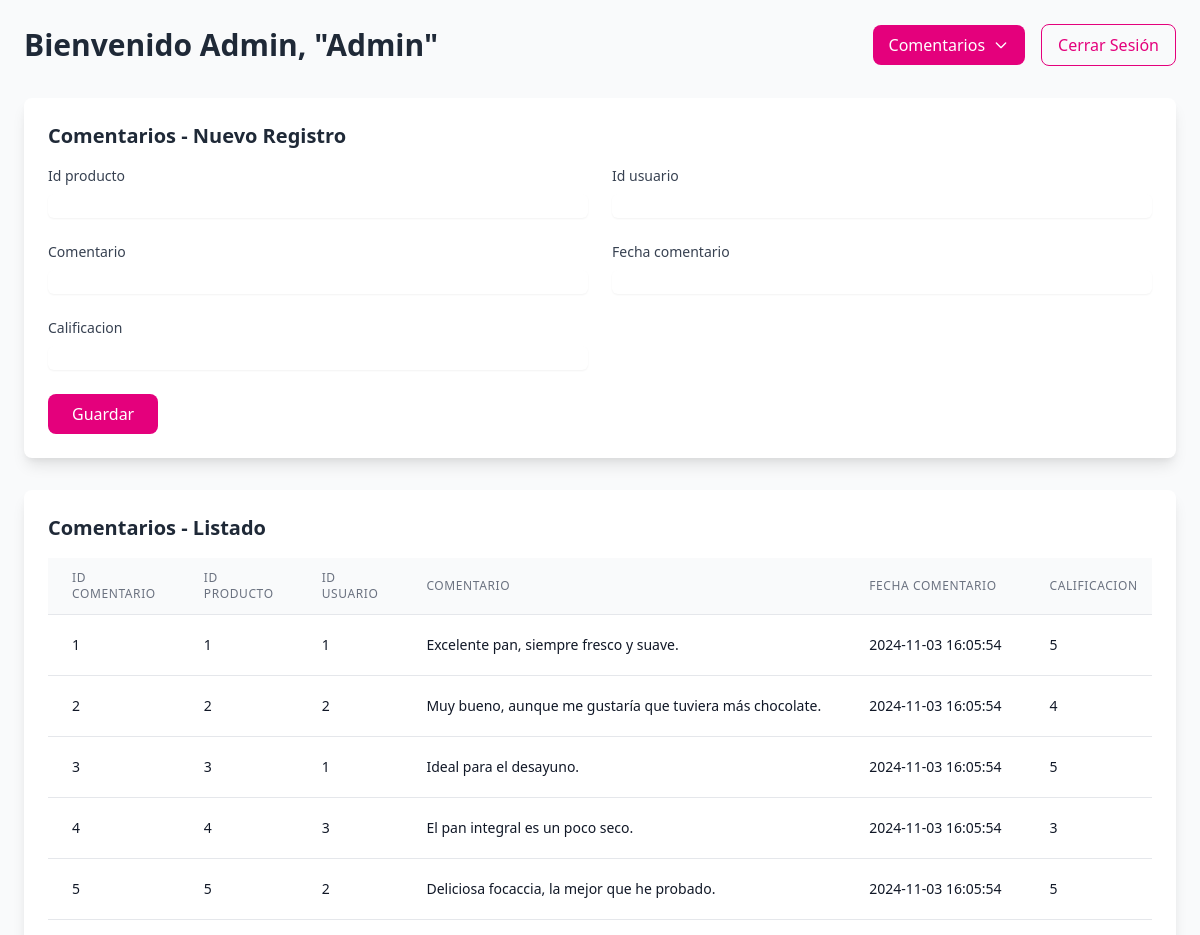
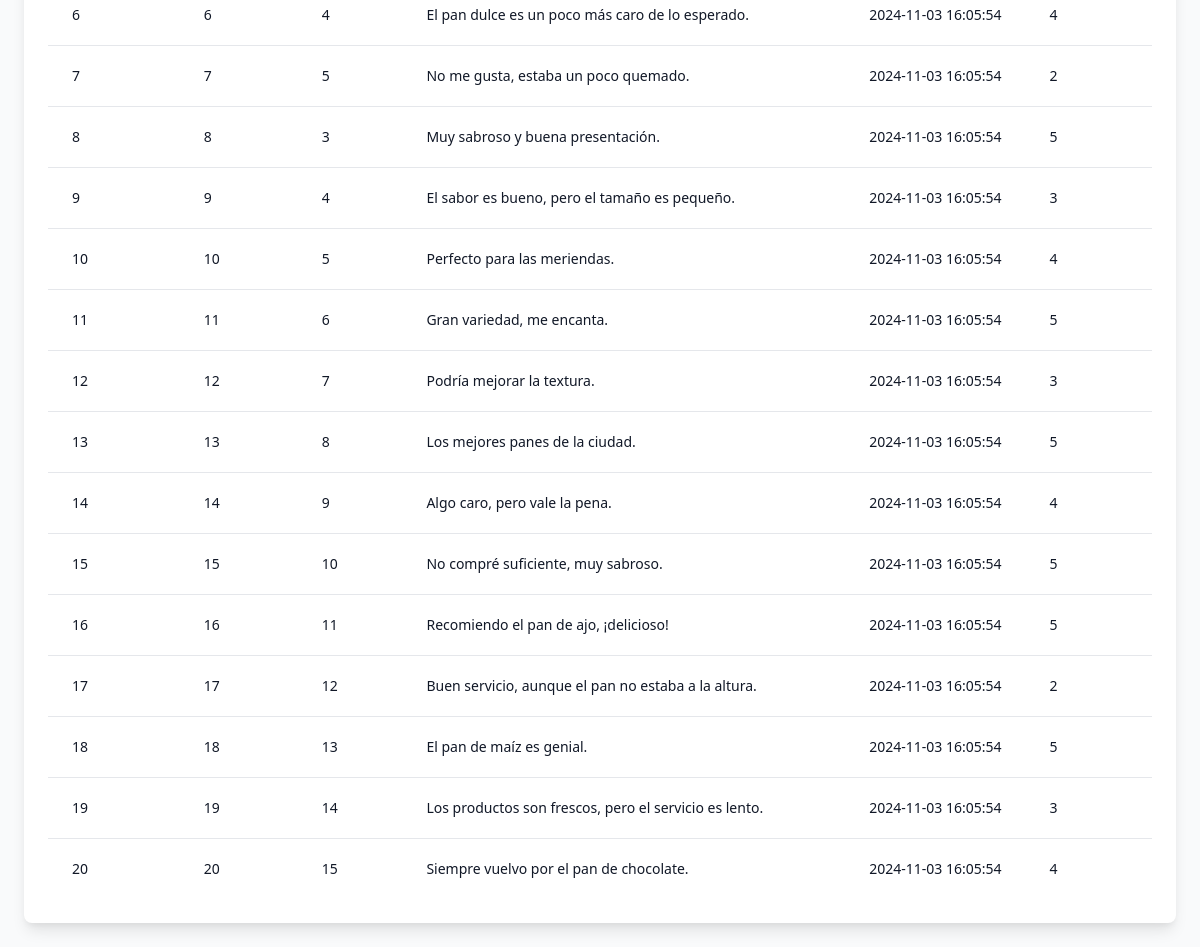
The page /empleado/dashboard.php?module=comentarios (signed in) on the database its author committed (2 pictures, top to bottom).
### tables this page shows
CREATE TABLE `comentarios` (
  `id_comentario` int(11) NOT NULL,
  `id_producto` int(11) DEFAULT NULL,
  `id_usuario` int(11) DEFAULT NULL,
  `comentario` text NOT NULL,
  `fecha_comentario` datetime DEFAULT current_timestamp(),
  `calificacion` int(11) DEFAULT NULL CHECK (`calificacion` between 1 and 5)
);

### empleado/dashboard.php (the view, shortened to what this page needs)
<!DOCTYPE html>
<html lang="es">
<head>
    <link href="https://cdnjs.cloudflare.com/ajax/libs/tailwindcss/2.2.19/tailwind.min.css" rel="stylesheet">
</head>
<body class="bg-gray-50">
    <?php
    require_once('../configuracion.php');
    try {
        $pdo = new PDO(
            "mysql:host=" . DB_HOST . ";dbname=" . DB_NAME . ";charset=utf8",
            DB_USER,
            DB_PASS,
            array(PDO::ATTR_ERRMODE => PDO::ERRMODE_EXCEPTION)
        );
    } catch (PDOException $e) {
        die("Error de conexión: " . $e->getMessage());
    }
    $empleado = $_SESSION['empleado'];
    $stmt = $pdo->query("SHOW TABLES");
    $tables = $stmt->fetchAll(PDO::FETCH_COLUMN);
    $modules = [];
    foreach ($tables as $table) {
        $stmt = $pdo->prepare("DESCRIBE $table");
        $stmt->execute();
        $fields = $stmt->fetchAll(PDO::FETCH_ASSOC);
        $fieldsArray = array_column($fields, 'Field');
        $labels = array_map(function ($field) {
            return ucfirst(str_replace('_', ' ', $field));
        }, $fieldsArray);
        $types = array_map(function ($field) {
            switch ($field) {
                case 'email':
                    return 'email';
                case 'password':
                case 'contrasena':
                    return 'password';
                case 'fecha':
                    return 'date';
                case 'telefono':
                    return 'tel';
                default:
                    return 'text';
            }
        }, $fieldsArray);
        $primaryKey = array_column($fields, 'Key');
        $primaryKeyField = $fieldsArray[array_search('PRI', $primaryKey)];
        $modules[$table] = [
            'table' => $table,
            'fields' => $fieldsArray,
            'labels' => $labels,
            'types' => $types,
            'primaryKey' => $primaryKeyField
        ];
    }
    $moduleToShow = $_GET['module'] ?? 'empleados';
    ?>
    <div class="min-h-screen p-6">
        <div class="max-w-7xl mx-auto">
            <div class="flex justify-between items-center mb-8">
                <h1 class="text-3xl font-bold text-gray-800">Bienvenido
                    <?php echo htmlspecialchars($empleado['puesto'] === 'admin' ? 'Admin' : 'Trabajador'); ?>,
                    "<?php echo htmlspecialchars($empleado['nombre']); ?>"
                </h1>
                <div class="flex items-center">
                    <div class="relative dropdown">
                        <button class="btn-primary px-4 py-2 rounded-lg flex items-center space-x-2" onclick="toggleDropdown(event)">
                            <span><?php echo ucfirst($moduleToShow); ?></span>
                            <svg class="w-4 h-4" fill="none" stroke="currentColor" viewBox="0 0 24 24">
                                <path stroke-linecap="round" stroke-linejoin="round" stroke-width="2"
                                    d="M19 9l-7 7-7-7" />
                            </svg>
                        </button>
                    </div>
                    <a href="logout.php" class="btn-outline px-4 py-2 rounded-lg ml-4">
                        Cerrar Sesión
                    </a>
                </div>
            </div>
            <div class="bg-white rounded-lg shadow-lg p-6 mb-8">
                <h2 class="text-xl font-semibold mb-4 text-gray-800">
                    <?php echo ucfirst($moduleToShow); ?> - Nuevo Registro
                </h2>
                <form action="" method="POST">
                    <div class="grid grid-cols-1 md:grid-cols-2 gap-6">
                        <?php foreach ($modules[$moduleToShow]['fields'] as $index => $field): ?>
                            <?php if ($field !== $modules[$moduleToShow]['primaryKey']): ?>
                                <div>
                                    <label class="block text-sm font-medium text-gray-700 mb-2">
                                        <?php echo $modules[$moduleToShow]['labels'][$index]; ?>
                                    </label>
                                    <input type="<?php echo $modules[$moduleToShow]['types'][$index]; ?>"
                                        name="<?php echo $field; ?>"
                                        class="w-full rounded-md border-gray-300 shadow-sm focus:border-primary focus:ring focus:ring-primary focus:ring-opacity-50"
                                        required>
                                </div>
                            <?php endif; ?>
                        <?php endforeach; ?>
                    </div>
                    <div class="mt-6">
                        <button type="submit" class="btn-primary px-6 py-2 rounded-lg">
                            Guardar
                        </button>
                    </div>
                </form>
            </div>
            <div class="bg-white rounded-lg shadow-lg p-6">
                <h2 class="text-xl font-semibold mb-4 text-gray-800">
                    <?php echo ucfirst($moduleToShow); ?> - Listado
                </h2>
                <div class="table-container overflow-x-auto">
                    <table class="min-w-full divide-y divide-gray-200">
                        <thead class="bg-gray-50">
                            <tr>
                                <?php foreach ($modules[$moduleToShow]['labels'] as $label): ?>
                                    <th
                                        class="px-6 py-3 text-left text-xs font-medium text-gray-500 uppercase tracking-wider">
                                        <?php echo htmlspecialchars($label); ?>
                                    </th>
                                <?php endforeach; ?>
                            </tr>
                        </thead>
                        <tbody class="bg-white divide-y divide-gray-200">
                            <?php
                            $stmt = $pdo->query("SELECT * FROM {$modules[$moduleToShow]['table']}");
                            while ($row = $stmt->fetch(PDO::FETCH_ASSOC)):
                                ?>
                                <tr class="hover:bg-gray-50">
                                    <?php foreach ($modules[$moduleToShow]['fields'] as $field): ?>
                                        <td class="px-6 py-4 whitespace-nowrap text-sm text-gray-900">
                                            <?php
                                            echo ($field === 'password' || $field === 'contrasena')
                                                ? '********'
                                                : htmlspecialchars($row[$field]);
                                            ?>
                                        </td>
                                    <?php endforeach; ?>
                                </tr>
                            <?php endwhile; ?>
                        </tbody>
                    </table>
                </div>
            </div>
        </div>
    </div>
</body>
</html>

### empleado/dashboard.php (style rules this page uses)
:root { --pink-100: #FFE5F3; --pink-200: #FFB3DC; --pink-300: #FF80C6; --pink-400: #FF4DAF; --pink-500: #E4007C; --pink-600: #B30061; --pink-700: #800046; --pink-800: #4D002A; --pink-900: #1A000E; }
.table-container { scrollbar-width: thin; scrollbar-color: var(--pink-500) #f3f4f6; }
.btn-primary { background-color: var(--pink-500); color: white; transition: all 0.2s; }
.btn-outline { border: 1px solid var(--pink-500); color: var(--pink-500); }

### rows shown on the page
comentarios: id_comentario "1", id_producto "1", id_usuario "1", comentario "Excelente pan, siempre fresco y suave.", fecha_comentario "2024-11-03 16:05:54", calificacion "5"
comentarios: id_comentario "2", id_producto "2", id_usuario "2", comentario "Muy bueno, aunque me gustaría que tuviera más chocolate.", fecha_comentario "2024-11-03 16:05:54", calificacion "4"
comentarios: id_comentario "3", id_producto "3", id_usuario "1", comentario "Ideal para el desayuno.", fecha_comentario "2024-11-03 16:05:54", calificacion "5"
comentarios: id_comentario "4", id_producto "4", id_usuario "3", comentario "El pan integral es un poco seco.", fecha_comentario "2024-11-03 16:05:54", calificacion "3"
comentarios: id_comentario "5", id_producto "5", id_usuario "2", comentario "Deliciosa focaccia, la mejor que he probado.", fecha_comentario "2024-11-03 16:05:54", calificacion "5"
comentarios: id_comentario "6", id_producto "6", id_usuario "4", comentario "El pan dulce es un poco más caro de lo esperado.", fecha_comentario "2024-11-03 16:05:54", calificacion "4"
comentarios: id_comentario "7", id_producto "7", id_usuario "5", comentario "No me gusta, estaba un poco quemado.", fecha_comentario "2024-11-03 16:05:54", calificacion "2"
comentarios: id_comentario "8", id_producto "8", id_usuario "3", comentario "Muy sabroso y buena presentación.", fecha_comentario "2024-11-03 16:05:54", calificacion "5"
comentarios: id_comentario "9", id_producto "9", id_usuario "4", comentario "El sabor es bueno, pero el tamaño es pequeño.", fecha_comentario "2024-11-03 16:05:54", calificacion "3"
comentarios: id_comentario "10", id_producto "10", id_usuario "5", comentario "Perfecto para las meriendas.", fecha_comentario "2024-11-03 16:05:54", calificacion "4"
comentarios: id_comentario "11", id_producto "11", id_usuario "6", comentario "Gran variedad, me encanta.", fecha_comentario "2024-11-03 16:05:54", calificacion "5"
comentarios: id_comentario "12", id_producto "12", id_usuario "7", comentario "Podría mejorar la textura.", fecha_comentario "2024-11-03 16:05:54", calificacion "3"
comentarios: id_comentario "13", id_producto "13", id_usuario "8", comentario "Los mejores panes de la ciudad.", fecha_comentario "2024-11-03 16:05:54", calificacion "5"
comentarios: id_comentario "14", id_producto "14", id_usuario "9", comentario "Algo caro, pero vale la pena.", fecha_comentario "2024-11-03 16:05:54", calificacion "4"
comentarios: id_comentario "15", id_producto "15", id_usuario "10", comentario "No compré suficiente, muy sabroso.", fecha_comentario "2024-11-03 16:05:54", calificacion "5"
comentarios: id_comentario "16", id_producto "16", id_usuario "11", comentario "Recomiendo el pan de ajo, ¡delicioso!", fecha_comentario "2024-11-03 16:05:54", calificacion "5"
comentarios: id_comentario "17", id_producto "17", id_usuario "12", comentario "Buen servicio, aunque el pan no estaba a la altura.", fecha_comentario "2024-11-03 16:05:54", calificacion "2"
comentarios: id_comentario "18", id_producto "18", id_usuario "13", comentario "El pan de maíz es genial.", fecha_comentario "2024-11-03 16:05:54", calificacion "5"
comentarios: id_comentario "19", id_producto "19", id_usuario "14", comentario "Los productos son frescos, pero el servicio es lento.", fecha_comentario "2024-11-03 16:05:54", calificacion "3"
comentarios: id_comentario "20", id_producto "20", id_usuario "15", comentario "Siempre vuelvo por el pan de chocolate.", fecha_comentario "2024-11-03 16:05:54", calificacion "4"

### other values the page prints
$empleado['puesto'] === 'admin' ? 'Admin' : 'Trabajador' "Admin"
$empleado['nombre'] "Admin"
$moduleToShow "Comentarios"
$modules[$moduleToShow]['labels'][$index] "Id producto"
$modules[$moduleToShow]['labels'][$index] "Id usuario"
$modules[$moduleToShow]['labels'][$index] "Comentario"
$modules[$moduleToShow]['labels'][$index] "Fecha comentario"
$modules[$moduleToShow]['labels'][$index] "Calificacion"
$label "ID COMENTARIO"
$label "ID PRODUCTO"
$label "ID USUARIO"
$label "COMENTARIO"
$label "FECHA COMENTARIO"
$label "CALIFICACION"
